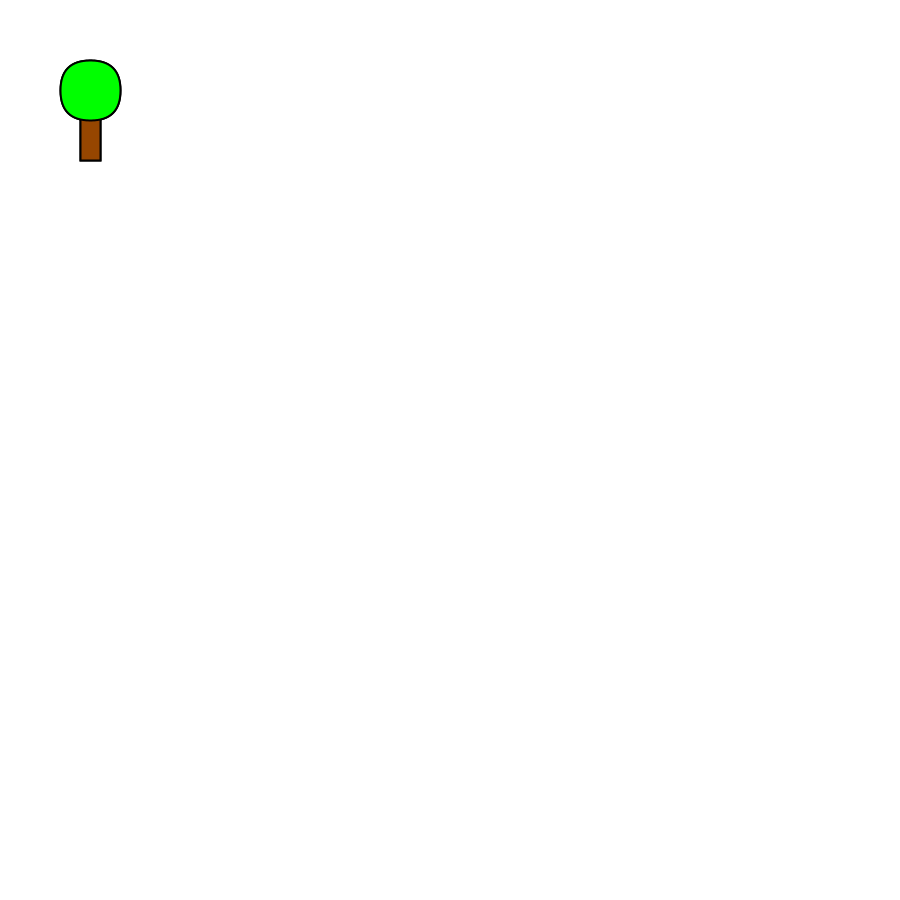
Frame 1 (no input)
Frame 60 (the mouse pressed at the canvas centre just before this capture): identical to frame 1, image omitted
Frame 120 (the mouse held since frame 60 and released just before this capture): identical to frame 1, image omitted

The Processing sketch that drew this single still picture (run headless with seeded random() and noise(); from frame 60 on, the mouse is pressed at the canvas centre):

// Processing sketch: H09Opd10_WIP
// ── H09Opd10_WIP.pde
void setup(){
  size(900,900);
}
void draw(){
    background(255);
    stroke(0);
    strokeWeight(2);
    tree(100,0,100,100);
}
int positionx = 60;
int positiony = 60;
  void tree(int x1, int x2, int x3, int x4){
  // Forest Loop
    for(int i = 0; i <= 1; i++){
  // Tree Trunk
  fill(150,70,0);
  rect(positionx + 20,positiony + 50,20,50);
  // Leaves
  fill(0,255,0);
  rect(positionx,positiony,60,60,50);
  
   print(positionx);
  }
    } 
  
